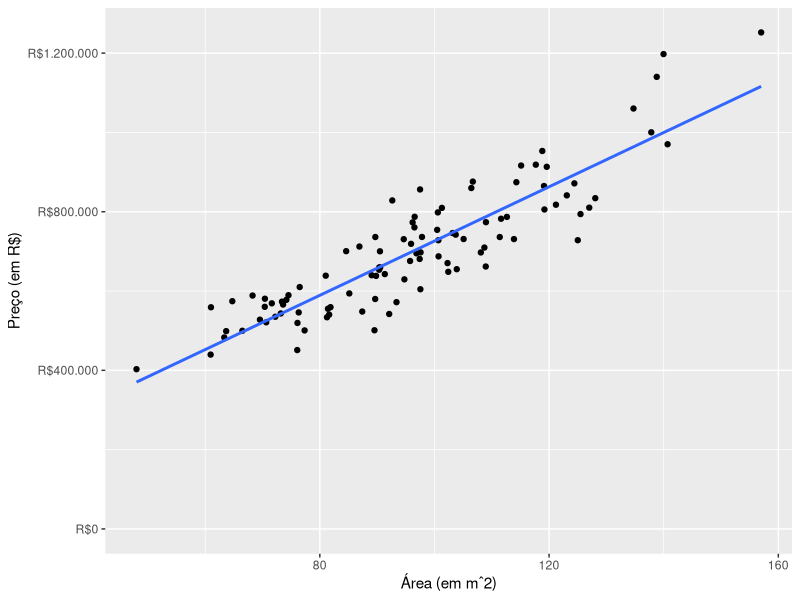
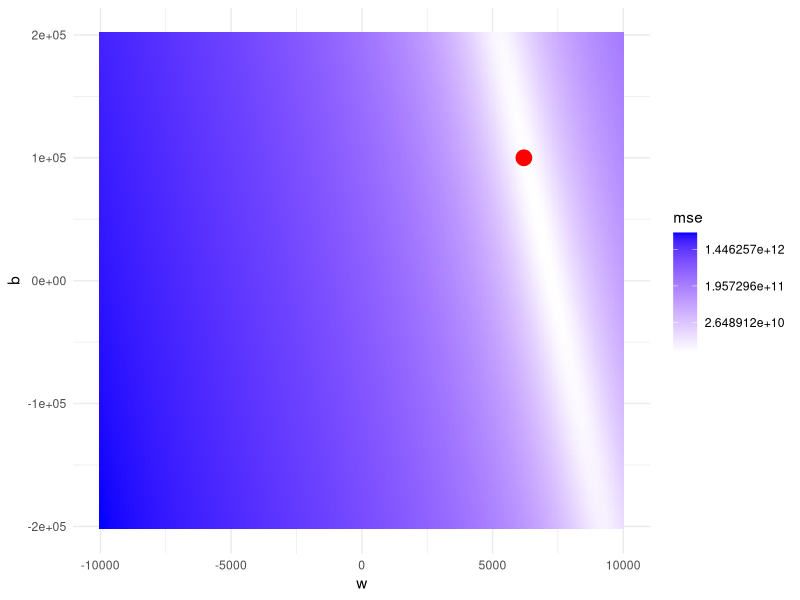
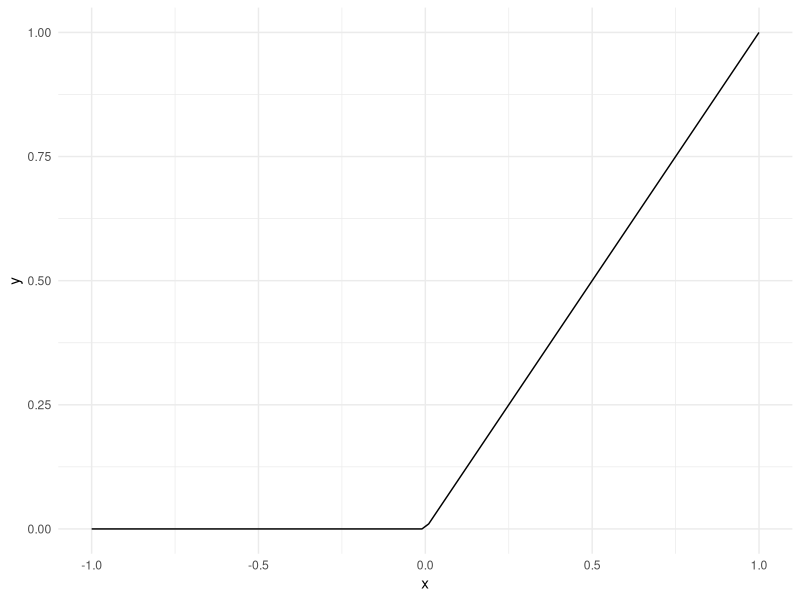

Recreate these plots in R, in order.
## ---- chunk 1
knitr::opts_chunk$set(eval = TRUE, echo = FALSE, 
                      dpi = 96, fig.height = 4.7, 
                      fig.width = 10, fig.retina = 3)
library(tidyverse)
## ---- chunk 2
df <- tibble(
  m2 = rgamma(n = 100, scale = 5, shape = 20),
  preco = 100000 + (6200 + rnorm(n = 100, sd = 800)) * m2 
)

ggplot(df, aes(x = m2, y = preco)) +
  geom_point() +
  coord_cartesian(ylim = c(0, NA)) +
  scale_y_continuous(
    name = "Preço (em R$)",
    labels = scales::dollar_format(prefix = "R$", big.mark = ".", decimal.mark = ",")
    
    ) +
  scale_x_continuous(name = "Área (em mˆ2)") +
  geom_smooth(method = "lm", se = FALSE, formula = y ~ x)
## ---- chunk 3
mse <- function(w, b) {
  mean((df$preco - (df$m2*w + b))^2)
}

expand.grid(
  w = seq(from = -10000, to = 10000, length.out = 300),
  b = seq(from = -200000, to = 200000, length.out = 100)
) %>% 
  rowwise() %>% 
  mutate(mse = mse(w, b)) %>% 
  ggplot(aes(x = w, y = b, fill = mse)) +
  geom_bin2d(stat = "identity") +
  scale_fill_gradient(high = "blue", low = "white", trans = "log") +
  theme_minimal() +
  geom_point(
    data = data.frame(w = 6200, b = 100000),
    aes(x = w, y = b, fill = NULL),
    color = "red",
    size = 5
  )
## ---- chunk 4
tibble(
  x = seq(-1, 1, length.out = 100),
  y = pmax(0, x)
) %>% 
  ggplot(aes(x = x, y = y)) +
  geom_line() +
  theme_minimal()
## ---- chunk 5
cross_entropy <- function(y_hat) {
  if (y == 1) -log(y_hat)
  else -log(-y_hat)
}
## ---- chunk 6
tribble(
  ~banana, ~`maçã`, ~ laranja,
   0     ,   1    ,  0,
   1     ,   0    ,  1,
   0     ,   0    ,  1
)
## ---- chunk 7
tribble(
  ~banana, ~`maçã`, ~ laranja,
   0.2     ,   0.7    ,  0.1,
   0.6     ,   0.1    ,  0.3,
   0.1     ,   0.3    ,  0.6
)
## ---- chunk 8
cross_entropy <- function(y_hat) {
  if (y == 1) -log(y_hat)
  else -log(-y_hat)
}
